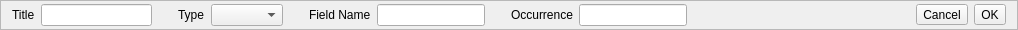
<?xml version="1.0" encoding="UTF-8"?>
<ui version="4.0">
 <class>ColumnEditorFrame</class>
 <widget class="AccordionFrame" name="ColumnEditorFrame">
  <property name="geometry">
   <rect>
    <x>0</x>
    <y>0</y>
    <width>1018</width>
    <height>30</height>
   </rect>
  </property>
  <property name="windowTitle">
   <string>Frame</string>
  </property>
  <property name="frameShape">
   <enum>QFrame::StyledPanel</enum>
  </property>
  <property name="frameShadow">
   <enum>QFrame::Raised</enum>
  </property>
  <layout class="QHBoxLayout" name="horizontalLayout" stretch="0,1,0,0,0,0,0,0,0,0,0,2,0,0">
   <property name="topMargin">
    <number>0</number>
   </property>
   <property name="bottomMargin">
    <number>0</number>
   </property>
   <item>
    <widget class="QLabel" name="label">
     <property name="text">
      <string>Title</string>
     </property>
    </widget>
   </item>
   <item>
    <widget class="QLineEdit" name="titleLineEdit"/>
   </item>
   <item>
    <spacer name="horizontalSpacer_2">
     <property name="orientation">
      <enum>Qt::Horizontal</enum>
     </property>
     <property name="sizeHint" stdset="0">
      <size>
       <width>20</width>
       <height>5</height>
      </size>
     </property>
    </spacer>
   </item>
   <item>
    <widget class="QLabel" name="label_2">
     <property name="text">
      <string>Type</string>
     </property>
    </widget>
   </item>
   <item>
    <widget class="QComboBox" name="typeComboBox"/>
   </item>
   <item>
    <spacer name="horizontalSpacer_3">
     <property name="orientation">
      <enum>Qt::Horizontal</enum>
     </property>
     <property name="sizeHint" stdset="0">
      <size>
       <width>20</width>
       <height>20</height>
      </size>
     </property>
    </spacer>
   </item>
   <item>
    <widget class="QLabel" name="label_3">
     <property name="text">
      <string>Field Name</string>
     </property>
    </widget>
   </item>
   <item>
    <widget class="SyntaxLineEdit" name="fieldNameLineEdit"/>
   </item>
   <item>
    <spacer name="horizontalSpacer_4">
     <property name="orientation">
      <enum>Qt::Horizontal</enum>
     </property>
     <property name="sizeHint" stdset="0">
      <size>
       <width>20</width>
       <height>5</height>
      </size>
     </property>
    </spacer>
   </item>
   <item>
    <widget class="QLabel" name="label_4">
     <property name="text">
      <string>Occurrence</string>
     </property>
    </widget>
   </item>
   <item>
    <widget class="SyntaxLineEdit" name="occurrenceLineEdit"/>
   </item>
   <item>
    <spacer name="horizontalSpacer">
     <property name="orientation">
      <enum>Qt::Horizontal</enum>
     </property>
     <property name="sizeHint" stdset="0">
      <size>
       <width>59</width>
       <height>5</height>
      </size>
     </property>
    </spacer>
   </item>
   <item>
    <widget class="QToolButton" name="cancelButton">
     <property name="text">
      <string>Cancel</string>
     </property>
    </widget>
   </item>
   <item>
    <widget class="QToolButton" name="okButton">
     <property name="text">
      <string>OK</string>
     </property>
    </widget>
   </item>
  </layout>
 </widget>
 <customwidgets>
  <customwidget>
   <class>AccordionFrame</class>
   <extends>QFrame</extends>
   <header>accordion_frame.h</header>
   <container>1</container>
  </customwidget>
  <customwidget>
   <class>SyntaxLineEdit</class>
   <extends>QLineEdit</extends>
   <header>syntax_line_edit.h</header>
  </customwidget>
 </customwidgets>
 <resources/>
 <connections/>
</ui>
